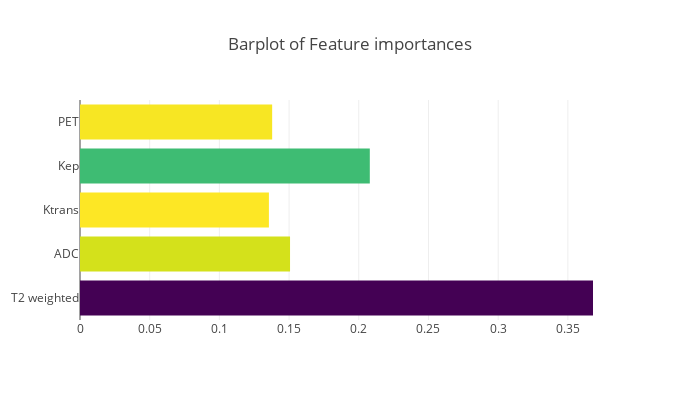

Notebook source saved alongside this figure:
### Code cell
plot_feature_imp(importance_rdf,features)

### Figure 1 — Plotly figure (JSON) as saved in the notebook; plotly's stock layout.template omitted (floating-point values rounded to 4 significant figures)
{"data": [{"marker": {"color": [0.368, 0.1507, 0.1355, 0.2079, 0.1379], "colorscale": "Viridis", "reversescale": true}, "name": "Random Forest Feature importance", "orientation": "h", "type": "bar", "x": [0.368, 0.1507, 0.1355, 0.2079, 0.1379], "y": ["T2 weighted", "ADC", "Ktrans", "Kep", "PET"]}], "layout": {"height": 400, "title": "Barplot of Feature importances", "width": 700, "yaxis": {"showgrid": false, "showline": false, "showticklabels": true}}}
